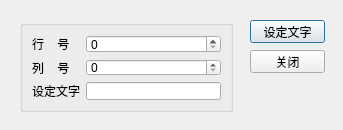
<?xml version="1.0" encoding="UTF-8"?>
<ui version="4.0">
 <class>LocateDialog</class>
 <widget class="QDialog" name="LocateDialog">
  <property name="geometry">
   <rect>
    <x>0</x>
    <y>0</y>
    <width>343</width>
    <height>130</height>
   </rect>
  </property>
  <property name="windowTitle">
   <string>定位单元格</string>
  </property>
  <widget class="QGroupBox" name="groupBox">
   <property name="geometry">
    <rect>
     <x>20</x>
     <y>20</y>
     <width>213</width>
     <height>92</height>
    </rect>
   </property>
   <property name="title">
    <string/>
   </property>
   <layout class="QFormLayout" name="formLayout">
    <item row="0" column="0">
     <widget class="QLabel" name="label">
      <property name="text">
       <string>行    号 </string>
      </property>
     </widget>
    </item>
    <item row="0" column="1">
     <widget class="QSpinBox" name="spinRow"/>
    </item>
    <item row="1" column="0">
     <widget class="QLabel" name="label_2">
      <property name="text">
       <string>列    号</string>
      </property>
     </widget>
    </item>
    <item row="1" column="1">
     <widget class="QSpinBox" name="spinColumn"/>
    </item>
    <item row="2" column="0">
     <widget class="QLabel" name="label_3">
      <property name="text">
       <string>设定文字</string>
      </property>
     </widget>
    </item>
    <item row="2" column="1">
     <widget class="QLineEdit" name="editCellText"/>
    </item>
   </layout>
  </widget>
  <widget class="QPushButton" name="btnSetText">
   <property name="geometry">
    <rect>
     <x>250</x>
     <y>20</y>
     <width>75</width>
     <height>23</height>
    </rect>
   </property>
   <property name="text">
    <string>设定文字</string>
   </property>
  </widget>
  <widget class="QPushButton" name="btnClose">
   <property name="geometry">
    <rect>
     <x>250</x>
     <y>50</y>
     <width>75</width>
     <height>23</height>
    </rect>
   </property>
   <property name="text">
    <string>关闭</string>
   </property>
  </widget>
 </widget>
 <resources/>
 <connections>
  <connection>
   <sender>btnClose</sender>
   <signal>clicked()</signal>
   <receiver>LocateDialog</receiver>
   <slot>close()</slot>
   <hints>
    <hint type="sourcelabel">
     <x>287</x>
     <y>61</y>
    </hint>
    <hint type="destinationlabel">
     <x>170</x>
     <y>62</y>
    </hint>
   </hints>
  </connection>
 </connections>
</ui>
